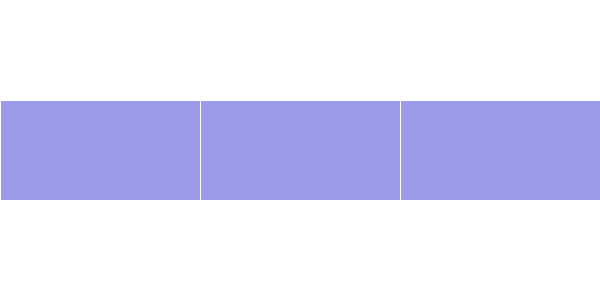
Frame 1 (no input)
Frame 60 (the mouse pressed at the canvas centre just before this capture): identical to frame 1, image omitted
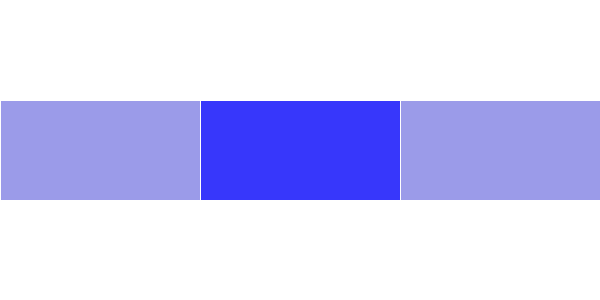
Frame 120 (the mouse held since frame 60 and released just before this capture)

The Processing sketch that drew these frames (run headless with seeded random() and noise(); from frame 60 on, the mouse is pressed at the canvas centre):

// Processing sketch: example_5_1
// ── example_5_1.pde
void setup()
{
  size(600, 300);
}

void draw()
{
  background(255);
  draw_rect(0, 100);
  draw_rect(200, 100);
  draw_rect(400, 100);
}

void draw_rect(int x, int y)
{
  int rect_b, rect_a;
  stroke(255);
  if(mouseX>=x && mouseX<=x+200 && mouseY>=y && mouseY<=y+100)
  {
    rect_b = 250;
    rect_a = 200;
    fill(0, 0, rect_b, rect_a);
    //rect(x, y, x+200, y+100);
  }
  else
  {
    rect_b = 200;
    rect_a = 100;
    fill(0, 0, rect_b, rect_a);
    //rect(x, y, x+200, y+100);
  }
  rect(x, y, 200, 100);
}
